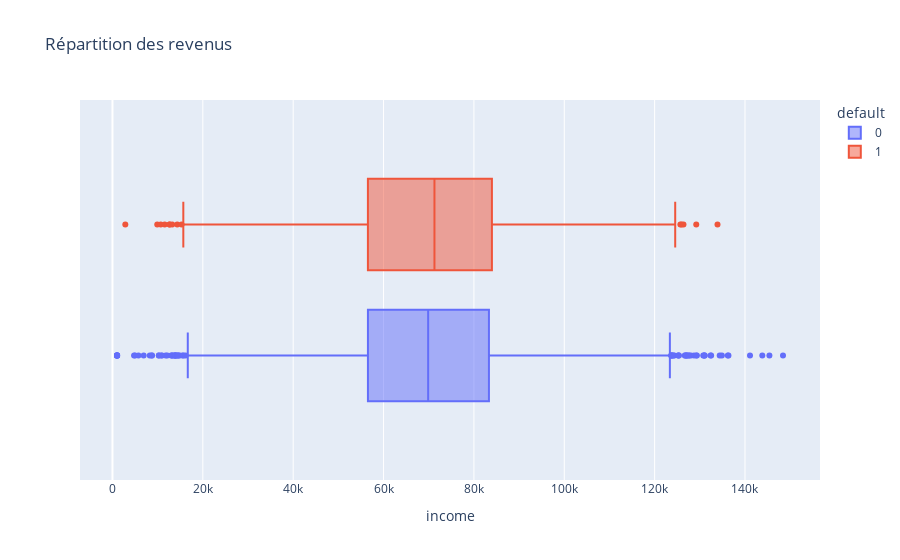

The notebook cell saved with this chart:
### Code cell
px.box(df, x="income", title="Répartition des revenus", color="default")

### Figure 1 — Plotly figure (JSON) as saved in the notebook; plotly's stock layout.template omitted (floating-point values rounded to 4 significant figures; data arrays with more than 128 entries replaced by an {"elided": "..."} marker saying what was removed)
{"data": [{"alignmentgroup": "True", "hovertemplate": "default=0<br>income=%{x}<extra></extra>", "legendgroup": "0", "marker": {"color": "#636efa"}, "name": "0", "notched": false, "offsetgroup": "0", "orientation": "h", "showlegend": true, "type": "box", "x": {"elided": "8149 float values"}, "x0": " ", "xaxis": "x", "y0": " ", "yaxis": "y"}, {"alignmentgroup": "True", "hovertemplate": "default=1<br>income=%{x}<extra></extra>", "legendgroup": "1", "marker": {"color": "#EF553B"}, "name": "1", "notched": false, "offsetgroup": "1", "orientation": "h", "showlegend": true, "type": "box", "x": {"elided": "1851 float values"}, "x0": " ", "xaxis": "x", "y0": " ", "yaxis": "y"}], "layout": {"boxmode": "group", "legend": {"title": {"text": "default"}, "tracegroupgap": 0}, "title": {"text": "Répartition des revenus"}, "xaxis": {"anchor": "y", "domain": [0, 1], "title": {"text": "income"}}, "yaxis": {"anchor": "x", "domain": [0, 1]}}}
